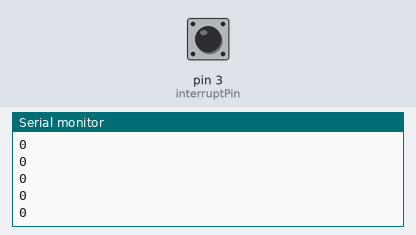
A sketch run on a simulated Arduino Uno, built with avr-gcc and run on an emulated ATmega328P. Parts: the last lines printed to the serial monitor. The inputs (shaded band) are chosen by the test bench; at power-on: pin 3 (interruptPin) HIGH.

Above: at 1.2 s.
1.3 s: pin 3 (interruptPin) pulled LOW for 0.15 s
At 2.0 s:
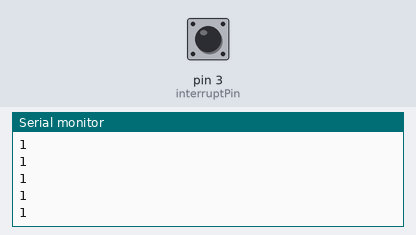
2.9 s: pin 3 (interruptPin) pulled LOW for 1 s
5.4 s: pin 3 (interruptPin) pulled LOW for 0.15 s
At 6.3 s:
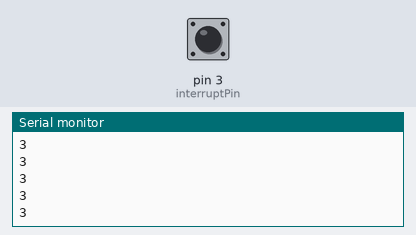
Timing chart, 0 to 7.8 s (numbered marks = the images above; inputs shaded):
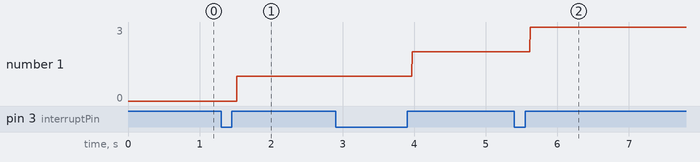

The sketch:

button_counter.ino
```cpp
int count = 0;
// It starts to count from 0.
const byte interruptPin = 3;
//When we click to button, we interrupt the program. To interrupt the program, we defined the pin 2 as an interruptPin.
void setup() {
    //It set up Arduino to run.
  pinMode(interruptPin, INPUT_PULLUP);
  //If we write only "INPUT", pin listens whatever voltage is connected to pin.
  //If we write INPUT_PULLUP,the pin is connected to internalpullup resistor. Hence we can read better readings.
  attachInterrupt(digitalPinToInterrupt(interruptPin), flag, RISING);
  // It determines a interrupt number. When we interrupt, the voltage comes from digital pin.
  // "Flag" let the program know there happens a interrupt.
  // There will be interrupt when signal goes from LOW to HIGH.
  Serial.begin(9600);
    // It adjusts rate of data in bits per second for transmission.
}
void loop() {
    //It makes our operations to run again and again.
  Serial.println(count);
    // It prints the values on serial port screen, so we can see it.
}
void flag() {
  // It provides to use flag.
  count++;
  // It increases when the flag increases
}
```

Measured:
- after the input at 1.3 s, the serial monitor: prints a new line after 0.22 s (image 1)
- after the input at 5.4 s, the serial monitor: prints a new line after 0.22 s (image 2)
- plotted number 1: 0 → 1 after the input at 1.3 s, 1 → 2 after the input at 2.9 s, 2 → 3 after the input at 5.4 s
